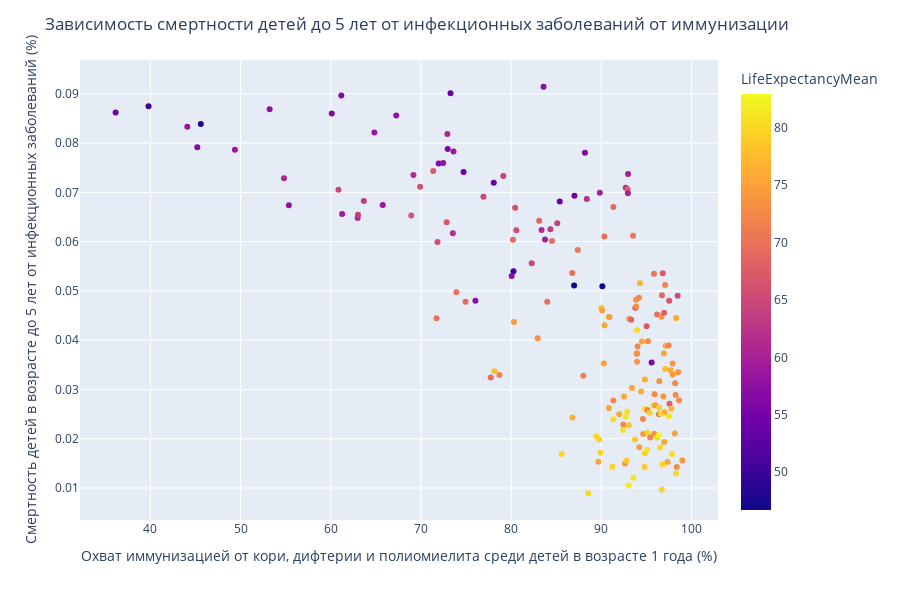

Write notebook code for a chart like this one.
### Markdown cell above
Наименьшее значение показателя иммунизации в Чад и наибольшее в Венгрии.

### Code cell
# Отобразим данные на графике
fig = px.scatter(
    mean_immunization_data,
    x='ImmunizationMean', 
    y='ChildUnder5InfectionMortalityMean',
    hover_name='Location',
    color='LifeExpectancyMean',    
    height=600,    
)

fig.update_layout(
    title='Зависимость смертности детей до 5 лет от инфекционных заболеваний от иммунизации',
    xaxis_title='Охват иммунизацией от кори, дифтерии и полиомиелита среди детей в возрасте 1 года (%)',
    yaxis_title='Смертность детей в возрасте до 5 лет от инфекционных заболеваний (%)',
)

show_and_save_fig(fig, 'immunization_infection_mortality_scatter')

### Figure 1 — Plotly figure (JSON) as saved in the notebook; plotly's stock layout.template omitted (floating-point values rounded to 4 significant figures; data arrays with more than 128 entries replaced by an {"elided": "..."} marker saying what was removed)
{"data": [{"hovertemplate": "<b>%{hovertext}</b><br><br>ImmunizationMean=%{x}<br>ChildUnder5InfectionMortalityMean=%{y}<br>LifeExpectancyMean=%{marker.color}<extra></extra>", "hovertext": {"elided": "181 str values"}, "legendgroup": "", "marker": {"color": {"elided": "181 float values"}, "coloraxis": "coloraxis", "symbol": "circle"}, "mode": "markers", "name": "", "orientation": "v", "showlegend": false, "type": "scatter", "x": {"elided": "181 float values"}, "xaxis": "x", "y": {"elided": "181 float values"}, "yaxis": "y"}], "layout": {"coloraxis": {"colorbar": {"title": {"text": "LifeExpectancyMean"}}, "colorscale": [[0, "#0d0887"], [0.1111, "#46039f"], [0.2222, "#7201a8"], [0.3333, "#9c179e"], [0.4444, "#bd3786"], [0.5556, "#d8576b"], [0.6667, "#ed7953"], [0.7778, "#fb9f3a"], [0.8889, "#fdca26"], [1, "#f0f921"]]}, "height": 600, "legend": {"tracegroupgap": 0}, "margin": {"t": 60}, "title": {"text": "Зависимость смертности детей до 5 лет от инфекционных заболеваний от иммунизации"}, "xaxis": {"anchor": "y", "domain": [0, 1], "title": {"text": "Охват иммунизацией от кори, дифтерии и полиомиелита среди детей в возрасте 1 года (%)"}}, "yaxis": {"anchor": "x", "domain": [0, 1], "title": {"text": "Смертность детей в возрасте до 5 лет от инфекционных заболеваний (%)"}}}}
